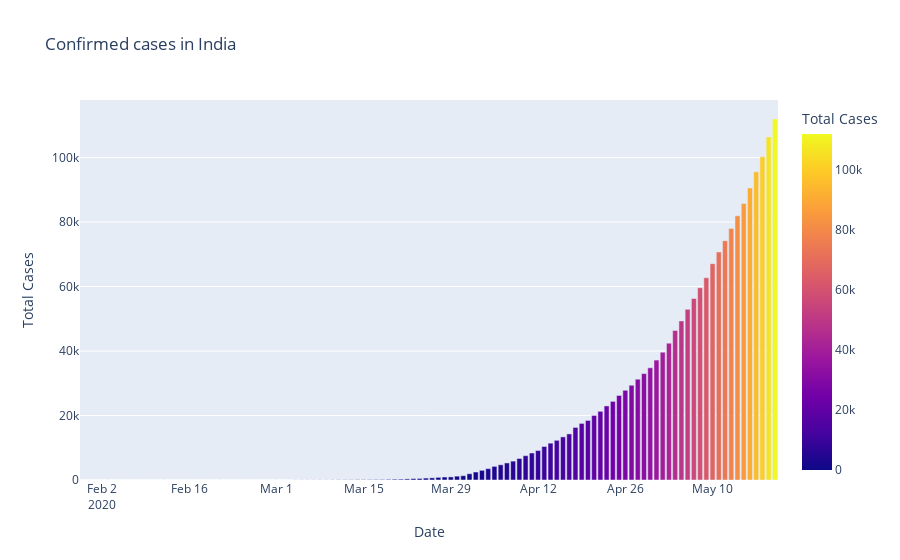

The notebook cell this image was saved under:
### Markdown cell above
### using plotly express

### Code cell
fig=px.bar(perday_India,x="Date",y="Total Cases",color='Total Cases',title='Confirmed cases in India')
fig.show()
